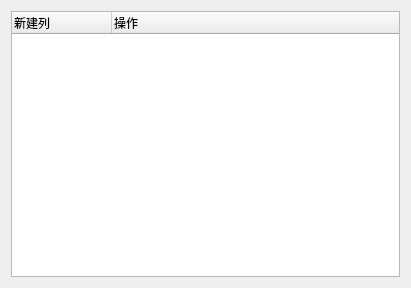
<?xml version="1.0" encoding="UTF-8"?>
<ui version="4.0">
 <class>MyQTreeWidgetWithCustomItem2</class>
 <widget class="QWidget" name="MyQTreeWidgetWithCustomItem2">
  <property name="geometry">
   <rect>
    <x>0</x>
    <y>0</y>
    <width>411</width>
    <height>288</height>
   </rect>
  </property>
  <property name="windowTitle">
   <string>MyQTreeWidgetWithCustomItem2</string>
  </property>
  <layout class="QVBoxLayout" name="verticalLayout">
   <item>
    <widget class="QTreeWidget" name="treeWidget">
     <column>
      <property name="text">
       <string>新建列</string>
      </property>
     </column>
     <column>
      <property name="text">
       <string>操作</string>
      </property>
     </column>
    </widget>
   </item>
  </layout>
 </widget>
 <layoutdefault spacing="6" margin="11"/>
 <resources/>
 <connections/>
</ui>
